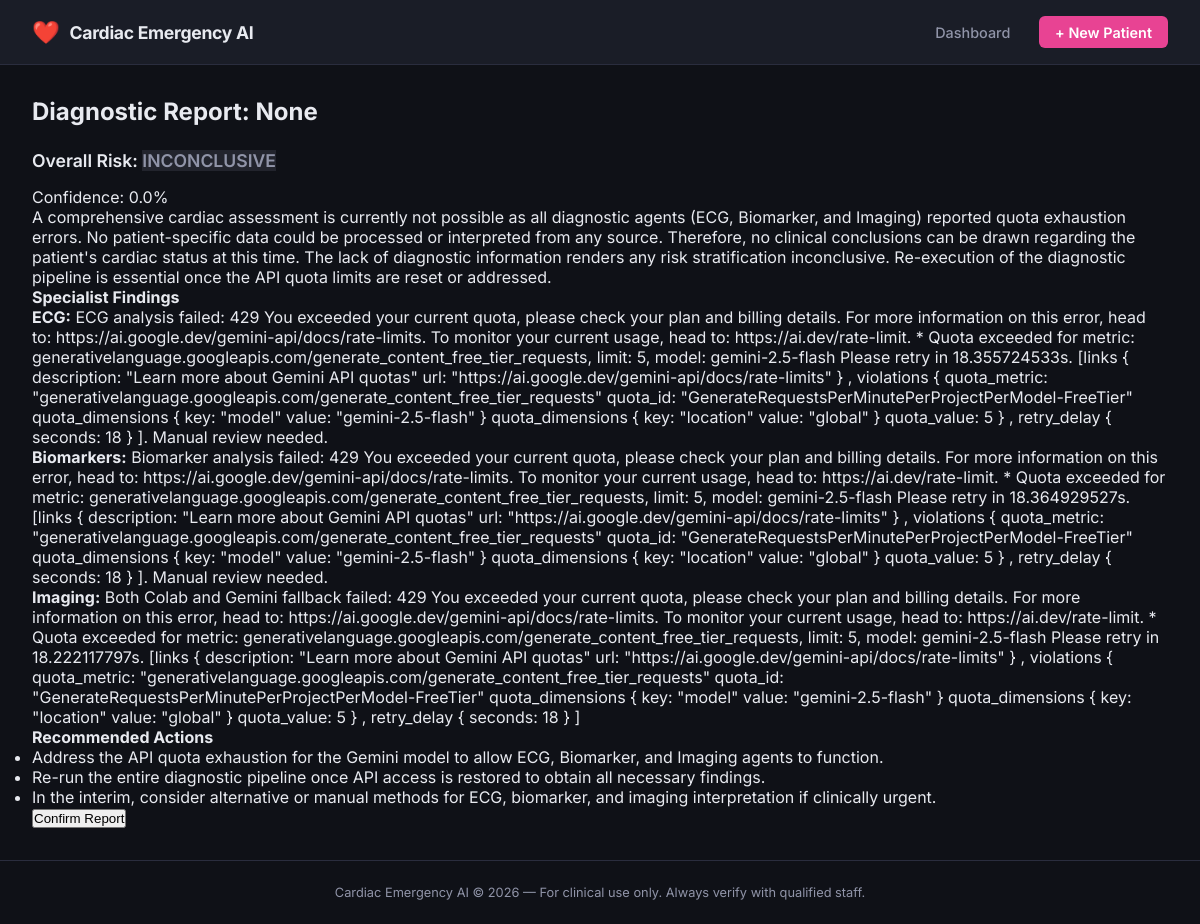
Screenshot of /report/52/ with the database file from the repository.
### emergency/models.py (models this page shows, shortened)
class Patient(models.Model):
    patient_id = models.UUIDField(
        default=uuid.uuid4,
        editable=False,
        unique=True
    )
    name = models.CharField(max_length=200, null=True, blank=True)
    age = models.IntegerField(null=True, blank=True)
    sex = models.CharField(
        max_length=10,
        choices=[("M","Male"),("F","Female")],
        null=True, blank=True
    )
    arrival_time = models.DateTimeField(
        auto_now_add=True
    )
    symptoms = models.TextField(null=True, blank=True)
    onset_time = models.CharField(max_length=100, null=True, blank=True)
    class Meta:
        ordering = ["-arrival_time"]

class DiagnosticReport(models.Model):
    RISK_CHOICES = [
        ("LOW", "Low"),
        ("MODERATE", "Moderate"),
        ("HIGH", "High"),
        ("CRITICAL", "Critical"),
        ("INCONCLUSIVE", "Inconclusive")
    ]
    patient = models.ForeignKey(
        Patient,
        on_delete=models.CASCADE,
        related_name="reports"
    )
    ecg_findings = models.JSONField(null=True)
    biomarker_findings = models.JSONField(null=True)
    imaging_findings = models.JSONField(null=True)
    risk_level = models.CharField(
        max_length=20,
        choices=RISK_CHOICES
    )
    final_report = models.TextField()
    confidence_score = models.FloatField()
    recommended_actions = models.JSONField(
        null=True
    )
    retrieved_guidelines = models.TextField(
        null=True
    )
    loop_count = models.IntegerField(default=0)
    agent_agreement = models.BooleanField(
        default=True
    )
    discordant_agents = models.JSONField(
        default=list
    )
    doctor_confirmed = models.BooleanField(
        default=False
    )
    doctor_override = models.BooleanField(
        default=False
    )
    doctor_notes = models.TextField(
        null=True, blank=True
    )
    created_at = models.DateTimeField(
        auto_now_add=True
    )
    processing_time_seconds = models.FloatField(
        null=True
    )
    class Meta:
        ordering = ["-created_at"]

### emergency/views.py (the view)
# urls.py: path("report/<int:report_id>/", views.view_report, name="report"),
def view_report(request, report_id):
    report = DiagnosticReport.objects.select_related(
        "patient"
    ).get(id=report_id)
    return render(request, "emergency/report.html", {
        "report": report,
        "patient": report.patient
    })

### emergency/templates/emergency/report.html (shortened to what this page needs)
{% extends 'emergency/base.html' %}
{% block content %}
<h2>Diagnostic Report: {{ patient.name }}</h2>
<div class="report-section">
    <h3>Overall Risk: <span class="risk-{{ report.risk_level|lower }}">{{ report.risk_level }}</span></h3>
    <p>Confidence: {{ report.confidence_score }}%</p>
    <p>{{ report.final_report }}</p>
</div>
<div class="findings">
    <h4>Specialist Findings</h4>
    <p><strong>ECG:</strong> {{ report.ecg_findings.findings|join:", " }}</p>
    <p><strong>Biomarkers:</strong> {{ report.biomarker_findings.findings|join:", " }}</p>
    <p><strong>Imaging:</strong> {{ report.imaging_findings.findings|join:", " }}</p>
</div>
<div class="actions">
    <h4>Recommended Actions</h4>
    <ul>
        {% for action in report.recommended_actions %}
        <li>{{ action }}</li>
        {% endfor %}
    </ul>
</div>
{% if not report.doctor_confirmed %}
<form id="confirm-form" method="post" action="{% url 'confirm' report.id %}">
    <button type="button" onclick="confirmReport()">Confirm Report</button>
</form>
{% else %}
<p><em>Confirmed by Doctor.</em></p>
{% endif %}
{% endblock %}

### static/css/style.css (style rules this page uses)
:root { --bg-dark: #0f1117; --bg-card: #1a1d27; --bg-card-hover: #22263a; --border: #2a2d3e; --accent: #e84393; --accent-blue: #4f8ef7; --accent-green: #2ecc71; --accent-yellow: #f39c12; --text-primary: #e8eaf0; --text-muted: #9094a8; --risk-critical: #e74c3c; --risk-high: #e67e22; --risk-moderate: #f1c40f; --risk-low: #2ecc71; --radius: 10px; --shadow: 0 4px 24px rgba(0,0,0,0.4); }
*, *::before, *::after { box-sizing: border-box; margin: 0; padding: 0; }
body { font-family: 'Inter', -apple-system, BlinkMacSystemFont, sans-serif; background: var(--bg-dark); color: var(--text-primary); min-height: 100vh; display: flex; flex-direction: column; }
.risk-inconclusive { background: rgba(144,148,168,0.15); color: var(--text-muted); }
h2 { font-size: 1.5rem; font-weight: 700; margin-bottom: 1.5rem; }
h3 { font-size: 1.1rem; font-weight: 600; margin-bottom: 1rem; }

### rows the page displays
Patient: name "None"
DiagnosticReport: risk_level "INCONCLUSIVE", confidence_score "0.0", final_report "A comprehensive cardiac assessment is currently not possible as all diagnostic agents (ECG, Biomarker, and Imaging) reported quota exhaustion errors. No patient-specific data could be processed or interpreted from any source. Therefore, no clinical conclusions can be drawn regarding the patient's cardiac status at this time. The lack of diagnostic information renders any risk stratification inconclusive. Re-execution of the diagnostic pipeline is essential once the API quota limits are reset or addressed.", ecg_findings.findings "ECG analysis failed: 429 You exceeded your current quota, please check your plan and billing details. For more information on this error, head to: https://ai.google.dev/gemini-api/docs/rate-limits. To monitor your current usage, head to: https://ai.dev/rate-limit. * Quota exceeded for metric: generativelanguage.googleapis.com/generate_content_free_tier_requests, limit: 5, model: gemini-2.5-flash Please retry in 18.355724533s. [links { description: \"Learn more about Gemini API quotas\" url: \"https://ai.google.dev/gemini-api/docs/rate-limits\" } , violations { quota_metric: \"generativelanguage.googleapis.com/generate_content_free_tier_requests\" quota_id:…", biomarker_findings.findings "Biomarker analysis failed: 429 You exceeded your current quota, please check your plan and billing details. For more information on this error, head to: https://ai.google.dev/gemini-api/docs/rate-limits. To monitor your current usage, head to: https://ai.dev/rate-limit. * Quota exceeded for metric: generativelanguage.googleapis.com/generate_content_free_tier_requests, limit: 5, model: gemini-2.5-flash Please retry in 18.364929527s. [links { description: \"Learn more about Gemini API quotas\" url: \"https://ai.google.dev/gemini-api/docs/rate-limits\" } , violations { quota_metric: \"generativelanguage.googleapis.com/generate_content_free_tier_requests\" quota_id:…", imaging_findings.findings "Both Colab and Gemini fallback failed: 429 You exceeded your current quota, please check your plan and billing details. For more information on this error, head to: https://ai.google.dev/gemini-api/docs/rate-limits. To monitor your current usage, head to: https://ai.dev/rate-limit. * Quota exceeded for metric: generativelanguage.googleapis.com/generate_content_free_tier_requests, limit: 5, model: gemini-2.5-flash Please retry in 18.222117797s. [links { description: \"Learn more about Gemini API quotas\" url: \"https://ai.google.dev/gemini-api/docs/rate-limits\" } , violations { quota_metric: \"generativelanguage.googleapis.com/generate_content_free_tier_requests\" quota_id:…"

### other values shown
{{ action }} "Address the API quota exhaustion for the Gemini model to allow ECG, Biomarker, and Imaging agents to function." "Re-run the entire diagnostic pipeline once API access is restored to obtain all necessary findings." "In the interim, consider alternative or manual methods for ECG, biomarker, and imaging interpretation if clinically urgent."
